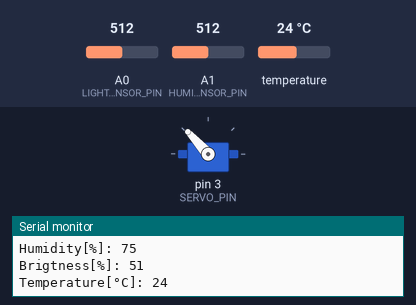
Simulated run of this sketch. Board: Arduino Uno, built with avr-gcc and run on an emulated ATmega328P. Shown: servo, the last lines printed to the serial monitor. Inputs (shaded band) come from the test bench; at power-on: temperature 24 °C, A1 (HUMIDITY_SENSOR_PIN) = 512, A0 (LIGHT_SENSOR_PIN) = 512. Storage starts empty; the audio player accepts every command and is not drawn.

Above: at 7.6 s.
7.7 s: temperature set to 15.4 °C
19.7 s: temperature set to 14.1 °C
At 26.0 s:
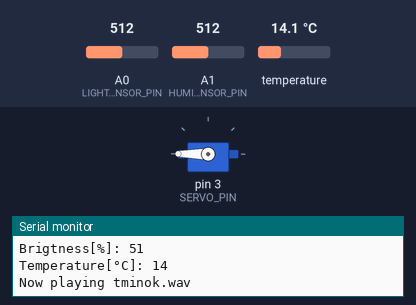
31.8 s: A1 (HUMIDITY_SENSOR_PIN) set to 542
Timing chart, 0 to 51.5 s (numbered marks = the images above; inputs shaded):
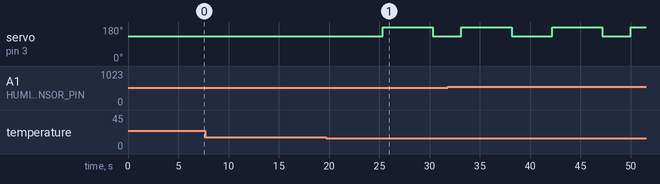

The sketch:

controller.ino
```cpp
#include <DallasTemperature.h>
#include <OneWire.h>
#include"ServoTimer2.h"
#include "TMRpcm.h"
#include "SPI.h"
#include "SD.h"

/* ANMERKUNG: Der Lichtsensor gibt nur ein Richtwert zurück
 * und ist somit keine wissenschaftliche Auslesung, weshalb
 * die MIN und MAX Werte nach eigenemen Ermessen abgeschätzt
 * werden müssen. Die restlichen Werte können durch testen
 * definiert werden.
*/

// Pin constants
#define SERVO_PIN 3
#define TEMP_SENSOR_PIN 2
#define SPEAKER_PIN 9
#define LIGHT_SENSOR_PIN A0
#define HUMIDITY_SENSOR_PIN A1
#define SD_CARD_PIN 10

// Sensor constants
#define WATER_VALUE 420
#define AIR_VALUE 802
#define SUN_VALUE 1000

// Speaker

// Sounds
// Humidity
#define H_MAX_ALARM "hmaxal.wav"
#define H_MAX_WARN "hmaxwa.wav"
#define H_MAX_OK "hmaxok.wav"
#define H_MAX_GOOD "hgood.wav"
#define H_MIN_GOOD "hgood.wav"
#define H_MIN_OK "hminok.wav"
#define H_MIN_WARN "hminwa.wav"
#define H_MIN_ALARM "hminal.wav"
// Light
#define L_MAX_ALARM "lmaxal.wav"
#define L_MAX_WARN "lmaxwa.wav"
#define L_MAX_OK "lmaxok.wav"
#define L_MAX_GOOD "lgood.wav"
#define L_MIN_GOOD "lgood.wav"
#define L_MIN_OK "lminok.wav"
#define L_MIN_WARN "lminwa.wav"
#define L_MIN_ALARM "lminal.wav"
// Temperature
#define T_MAX_ALARM "tmaxal.wav"
#define T_MAX_WARN "tmaxwa.wav"
#define T_MAX_OK "tmaxok.wav"
#define T_MAX_GOOD "tgood.wav"
#define T_MIN_GOOD "tgood.wav"
#define T_MIN_OK "tminok.wav"
#define T_MIN_WARN "tminwa.wav"
#define T_MIN_ALARM "tminal.wav"

// Servo

// Chin angles
#define OPEN 2700
#define CLOSE 1900

// State flags

// Humidity flags
#define WET_ALARM 99
#define WET_WARN 97
#define MAX_HUMIDITY 95
#define MIN_HUMIDITY 70
#define DRY_WARN 45
#define DRY_ALARM 15

// Brightness flags
#define BRIGHT_ALARM 98
#define BRIGHT_WARN 95
#define MAX_BRIGHTNESS 92
#define MIN_BRIGHTNESS 30
#define DARK_WARN 15
#define DARK_ALARM 1

// Temperature flags
#define HOT_ALARM 31
#define HOT_WARN 28
#define MAX_TEMP 26
#define MIN_TEMP 15
#define COLD_WARN 9
#define COLD_ALARM 5

ServoTimer2 myservo;
TMRpcm tmrpcm;
OneWire oneWire(TEMP_SENSOR_PIN);
DallasTemperature sensors(&oneWire);
int prev_humidity = -1, prev_light = -1, prev_temp = -1;

void setup()
{
  // Set mode of analog pin
  pinMode(LIGHT_SENSOR_PIN, INPUT);
  // Begin accepting data from serial bus
  Serial.begin(9600);
  // Begin reading data from temperature sensor
  sensors.begin();
  tmrpcm.setVolume(6);
  tmrpcm.speakerPin = SPEAKER_PIN;
  if (!SD.begin(SD_CARD_PIN)) {
    Serial.println("SD fail");
  }
  // Attach servo to digital pin 3 and set it to 0
  myservo.attach(SERVO_PIN);
  myservo.write(CLOSE);
}

void loop()
{
int humidity = getHumidity(), light = getBrightness(), temp = getTemp();

 Serial.print("\n\nPrevious humidity[%]: ");
 Serial.print(prev_humidity);
 Serial.print("\nPrevious brigtness[%]: ");
 Serial.print(prev_light);
 Serial.print("\nPrevious temperature[°C]: ");
 Serial.print(prev_temp);

 Serial.print("\n\nHumidity[%]: ");
prev_humidity = checkBounds(humidity, prev_humidity,
            MAX_HUMIDITY, WET_WARN, WET_ALARM,
            H_MAX_GOOD, H_MAX_OK,
            H_MAX_WARN, H_MAX_ALARM,
            MIN_HUMIDITY, DRY_WARN, DRY_ALARM,
            H_MIN_GOOD, H_MIN_OK,
            H_MIN_WARN, H_MIN_ALARM);
 delay(2000);
  Serial.print("\nBrigtness[%]: ");
 prev_light = checkBounds(light, prev_light,
            MAX_BRIGHTNESS, BRIGHT_WARN, BRIGHT_ALARM,
            L_MAX_GOOD, L_MAX_OK,
            L_MAX_WARN, L_MAX_ALARM,
            MIN_BRIGHTNESS, DARK_WARN, DARK_ALARM,
            L_MIN_GOOD, L_MIN_OK,
            L_MIN_WARN, L_MIN_ALARM);
 delay(2000);
 Serial.print("\nTemperature[°C]: ");
 prev_temp = checkBounds(temp, prev_temp,
            MAX_TEMP, HOT_WARN, HOT_ALARM,
            T_MAX_GOOD, T_MAX_OK,
            T_MAX_WARN, T_MAX_ALARM,
            MIN_TEMP, COLD_WARN, COLD_ALARM,
            T_MIN_GOOD, T_MIN_OK,
            T_MIN_WARN, T_MIN_ALARM);
 delay(2000);
}

int checkBounds(int input, int prevInput,
        int maxValue, int warnMaxValue, int alarmMaxValue,
        char const *goodMaxSound, char const *okMaxSound,
        char const *warnMaxSound, char const *alarmMaxSound,
        int minValue, int warnMinValue, int alarmMinValue,
        char const *goodMinSound, char const *okMinSound,
        char const *warnMinSound, char const *alarmMinSound) {
  char* sound = NULL;
  Serial.print(input);
  if (input < maxValue && input > minValue) {
    if(prevInput == -1) {
      return input;
    }
    if(prevInput > maxValue) {
      sound = strdup(goodMaxSound);
    }
    else if(prevInput < minValue){
      sound = strdup(goodMinSound);
    }
   }
  else if(input > maxValue) {
    if (input >= alarmMaxValue)
    {
      sound = strdup(warnMaxSound);
    }
    else if (alarmMaxValue > input && input > warnMaxValue)
    {
      sound = strdup(alarmMaxSound);
    }
    else
    {
      sound = strdup(okMaxSound);
    }
   }
   else if (input < minValue)
   {
    if (input <= alarmMinValue)
      {
        sound = strdup(warnMinSound);
      }
      else if (alarmMinValue < input && input < warnMinValue)
      {
        sound = strdup(alarmMinSound);
      }
      else
      {
        sound = strdup(okMinSound);
      }
   }
  delay(10);
  if (sound != NULL) {
    Serial.print("\nNow playing ");
    Serial.print(sound);
    tmrpcm.play(sound);
    delay(10);
    myservo.write(OPEN);
    delay(5000);
    myservo.write(CLOSE);
  }
 return input;
}

int getTemp() {
 sensors.requestTemperatures();
 return sensors.getTempCByIndex(0);
}

int getBrightness() {
  int lightPercentage = map(analogRead(LIGHT_SENSOR_PIN), 0, SUN_VALUE, 0, 100);
  if (lightPercentage >= 100)
  {
    return 1;
  }
  else if (lightPercentage <= 0)
  {
    return 0;
  }
  else
  {
    return lightPercentage;
  }
}

int getHumidity() {
  int humidityInPercent = map(analogRead(HUMIDITY_SENSOR_PIN), AIR_VALUE, WATER_VALUE, 0, 100);
  if (humidityInPercent >= 100)
  {
    return 1;
  }
  else if (humidityInPercent <= 0)
  {
    return 0;
  }
  else
  {
    return humidityInPercent;
  }
}
```

Measured:
- the behaviour switches between 15 and 14.9 °C on temperature (found by bisection; images 0 and 1)
- after the input at 19.7 s, servo on pin 3 (SERVO_PIN): 132° → 180° after 5.6 s, → 132° 5.0 s later
